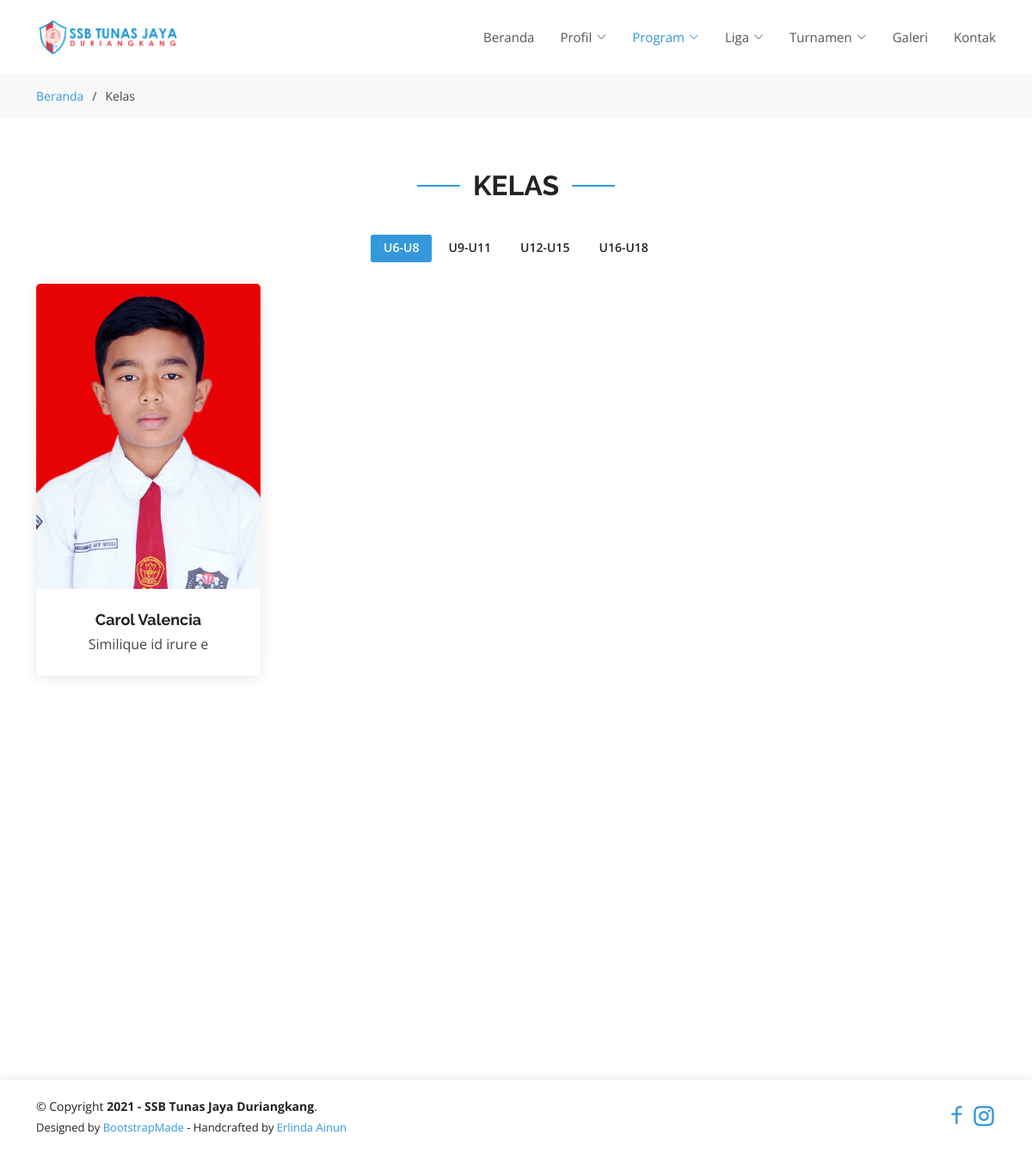
The page /class.php on the database as committed earlier.
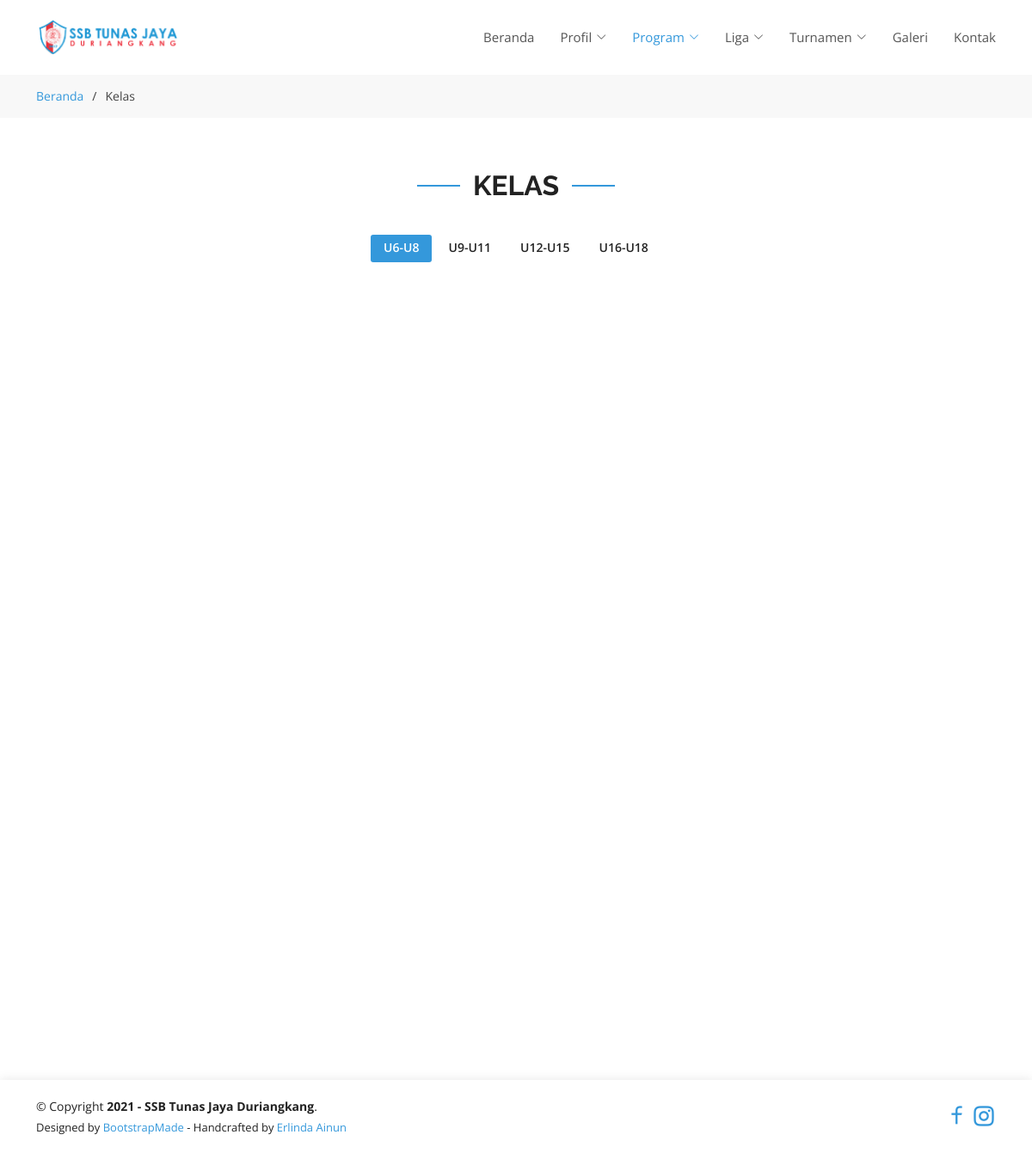
The same page on the database as committed later.
### tables this page shows
CREATE TABLE `members` (
  `id` int(11) NOT NULL,
  `name` varchar(255) DEFAULT NULL,
  `nisn` int(20) DEFAULT NULL,
  `birth_date` date DEFAULT NULL,
  `birth_place` varchar(255) DEFAULT NULL,
  `class_type` varchar(255) DEFAULT NULL,
  `gender_id` int(10) UNSIGNED NOT NULL,
  `religion` varchar(45) DEFAULT NULL,
  `address` varchar(45) DEFAULT NULL,
  `height` varchar(45) DEFAULT NULL,
  `weight` varchar(45) DEFAULT NULL,
  `phone_number` varchar(45) DEFAULT NULL,
  `image_path` text DEFAULT NULL,
  `position` varchar(45) DEFAULT NULL,
  `reason` varchar(45) DEFAULT NULL,
  `notes` varchar(255) DEFAULT NULL,
  `status` varchar(32) DEFAULT NULL,
  `created_at` timestamp NULL DEFAULT NULL,
  `updated_at` timestamp NULL DEFAULT NULL
);

### class.php (the view, shortened to what this page needs)
<!DOCTYPE html>
<html lang="en">
<head>
  <?php include 'connection.php'; ?>
  <link href="assets/vendor/aos/aos.css" rel="stylesheet">
  <link href="assets/vendor/bootstrap/css/bootstrap.min.css" rel="stylesheet">
  <link href="assets/vendor/bootstrap-icons/bootstrap-icons.css" rel="stylesheet">
  <link href="assets/vendor/boxicons/css/boxicons.min.css" rel="stylesheet">
  <link href="assets/vendor/glightbox/css/glightbox.min.css" rel="stylesheet">
  <link href="assets/vendor/remixicon/remixicon.css" rel="stylesheet">
  <link href="assets/vendor/swiper/swiper-bundle.min.css" rel="stylesheet">
  <link href="assets/css/style.css" rel="stylesheet">
</head>
<body>
  <?php include 'header.php'; ?>
  <main id="main">
    <section id="breadcrumbs" class="breadcrumbs">
      <div class="container">
        <div class="d-flex justify-content-between align-items-center">
          <ol>
            <li><a href="/">Beranda</a></li>
            <li>Kelas</li>
          </ol>
        </div>
      </div>
    </section>
    <section id="portfolio" class="portfolio">
      <div class="container">
        <div class="section-title" data-aos="fade-up">
          <h2>Kelas</h2>
        </div>
        <div class="row aos-init" data-aos="fade-up" data-aos-delay="100">
          <div class="col-lg-12 d-flex justify-content-center">
            <ul id="portfolio-flters">
              <li data-filter=".filter-U6-U8" class="filter-active">U6-U8</li>
              <li data-filter=".filter-U9-U11">U9-U11</li>
              <li data-filter=".filter-U12-U15">U12-U15</li>
              <li data-filter=".filter-U16-U18">U16-U18</li>
            </ul>
          </div>
        </div>
        <div class="row portfolio-container aos-init" data-aos="fade-up" data-aos-delay="200" style="position: relative; height: 891px;">
          <?php
          $sql = 'SELECT * FROM `members`';
          $result = $conn->query($sql);
          while ($row = $result->fetch_assoc()) {
            $image_path = str_replace('..', '', $row['image_path']);
            $src = 'http://' . $_SERVER['HTTP_HOST'] . $image_path;
          ?>
            <div class="col-lg-3 col-md-6 portfolio-item filter-<?php echo $row['class_type'] ?>" style="position: absolute; left: 0px; top: 0px;">
              <div class="member aos-init aos-animate" data-aos="fade-up" data-aos-delay="100">
                <div class="member-img">
                  <img src="<?php echo $src ?>" class="img-fluid" alt="">
                </div>
                <div class="member-info">
                  <h4><?php echo $row['name'] ?></h4>
                  <span><?php echo $row['position'] ?></span>
                </div>
              </div>
            </div>
          <?php } ?>
        </div>
      </div>
    </section>
  </main>
  <?php include 'footer.php'; ?>
</body>
</html>

Rows that differ between the two databases and show on the page:
removed members: image_path (picture), name "Carol Valencia", position "Similique id irure e"
